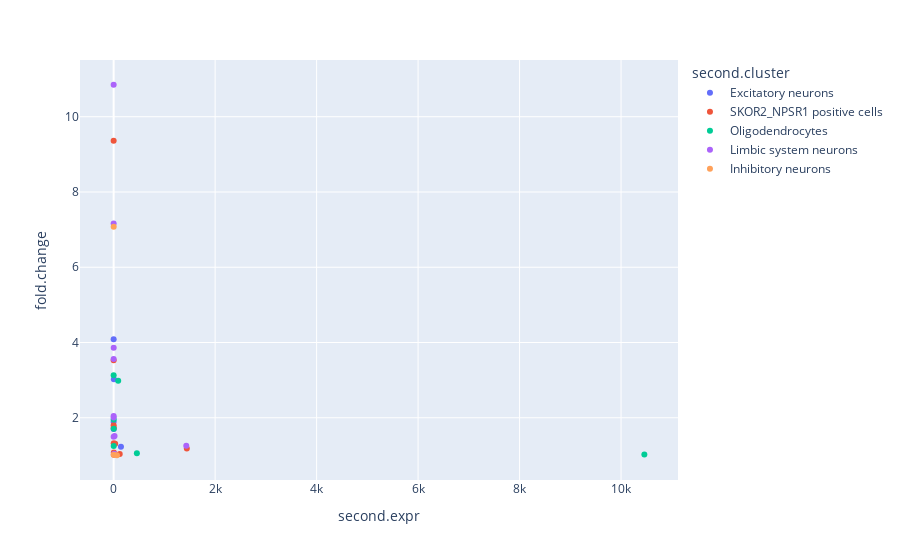

This figure's notebook cell:
### Code cell
# Second value
#Filter first by cerebrum and cerebellum
exp_cerebr_cerebel=introgression_genesF[(introgression_genesF["OrganSecond"]=="Cerebrum") | (introgression_genesF["OrganSecond"]=="Cerebrum") | (introgression_genesF["OrganSecond"]=="Cerebrum or Cerebellum")]
#Plotting using value of expression and fold change
fig = px.scatter(exp_cerebr_cerebel, x="second.expr", y="fold.change", color="second.cluster",
                 hover_name="gene_short_name")

fig.show()

### Figure 1 — Plotly figure (JSON) as saved in the notebook; plotly's stock layout.template omitted (floating-point values rounded to 4 significant figures)
{"data": [{"hovertemplate": "<b>%{hovertext}</b><br><br>second.cluster=Excitatory neurons<br>second.expr=%{x}<br>fold.change=%{y}<extra></extra>", "hovertext": ["RP11-550F7.1", "AC000032.2", "RNU6-1331P", "CELSR2", "SNORA25"], "legendgroup": "Excitatory neurons", "marker": {"color": "#636efa", "symbol": "circle"}, "mode": "markers", "name": "Excitatory neurons", "orientation": "v", "showlegend": true, "type": "scatter", "x": [0.07797, 0.04727, 3.94, 144.1, 0.4107], "xaxis": "x", "y": [1.892, 4.085, 3.021, 1.233, 1.702], "yaxis": "y"}, {"hovertemplate": "<b>%{hovertext}</b><br><br>second.cluster=SKOR2_NPSR1 positive cells<br>second.expr=%{x}<br>fold.change=%{y}<extra></extra>", "hovertext": ["AC004917.1", "RP11-12L8.1", "RP11-17A4.2", "RP11-577N1.1", "AC073071.1", "AC068610.3", "RP11-359D24.1", "RP11-222O23.1", "AASS", "CA8", "RNF133"], "legendgroup": "SKOR2_NPSR1 positive cells", "marker": {"color": "#EF553B", "symbol": "circle"}, "mode": "markers", "name": "SKOR2_NPSR1 positive cells", "orientation": "v", "showlegend": true, "type": "scatter", "x": [0.05874, 1.333, 29.92, 0.1085, 5.649, 1.631, 4.434, 3.287, 119.7, 1442.0, 0.07749], "xaxis": "x", "y": [1.799, 1.321, 1.313, 9.363, 1.035, 1.737, 1.02, 1.079, 1.039, 1.186, 3.526], "yaxis": "y"}, {"hovertemplate": "<b>%{hovertext}</b><br><br>second.cluster=Oligodendrocytes<br>second.expr=%{x}<br>fold.change=%{y}<extra></extra>", "hovertext": ["KCND3-IT1", "RP11-400K9.2", "HMGB1P38", "RP11-759A9.1", "RP11-163N6.2", "KCND3", "CADM2"], "legendgroup": "Oligodendrocytes", "marker": {"color": "#00cc96", "symbol": "circle"}, "mode": "markers", "name": "Oligodendrocytes", "orientation": "v", "showlegend": true, "type": "scatter", "x": [1.034, 0.1189, 0.3452, 1.486, 89.68, 457.8, 10460.0], "xaxis": "x", "y": [1.247, 3.13, 1.956, 1.707, 2.985, 1.058, 1.027], "yaxis": "y"}, {"hovertemplate": "<b>%{hovertext}</b><br><br>second.cluster=Limbic system neurons<br>second.expr=%{x}<br>fold.change=%{y}<extra></extra>", "hovertext": ["ENPP7P2", "RP11-767C6.1", "RP11-759A9.2", "RNU6-581P", "EPHA3", "GAPDHP32", "AC006926.1", "RP4-663N10.1", "RPS15AP9", "RP11-787D18.1"], "legendgroup": "Limbic system neurons", "marker": {"color": "#ab63fa", "symbol": "circle"}, "mode": "markers", "name": "Limbic system neurons", "orientation": "v", "showlegend": true, "type": "scatter", "x": [17.71, 0.08865, 0.1053, 1.019, 1431.0, 0.02772, 0.1233, 11.35, 0.04829, 0.1506], "xaxis": "x", "y": [1.517, 7.165, 2.048, 3.86, 1.254, 10.85, 1.494, 1.047, 3.563, 2.007], "yaxis": "y"}, {"hovertemplate": "<b>%{hovertext}</b><br><br>second.cluster=Inhibitory neurons<br>second.expr=%{x}<br>fold.change=%{y}<extra></extra>", "hovertext": ["RPS3AP15", "RP11-30L15.4", "UBXN2B"], "legendgroup": "Inhibitory neurons", "marker": {"color": "#FFA15A", "symbol": "circle"}, "mode": "markers", "name": "Inhibitory neurons", "orientation": "v", "showlegend": true, "type": "scatter", "x": [0.2675, 0.8116, 65.21], "xaxis": "x", "y": [1.015, 7.074, 1.004], "yaxis": "y"}], "layout": {"legend": {"title": {"text": "second.cluster"}, "tracegroupgap": 0}, "margin": {"t": 60}, "xaxis": {"anchor": "y", "domain": [0, 1], "title": {"text": "second.expr"}}, "yaxis": {"anchor": "x", "domain": [0, 1], "title": {"text": "fold.change"}}}}
